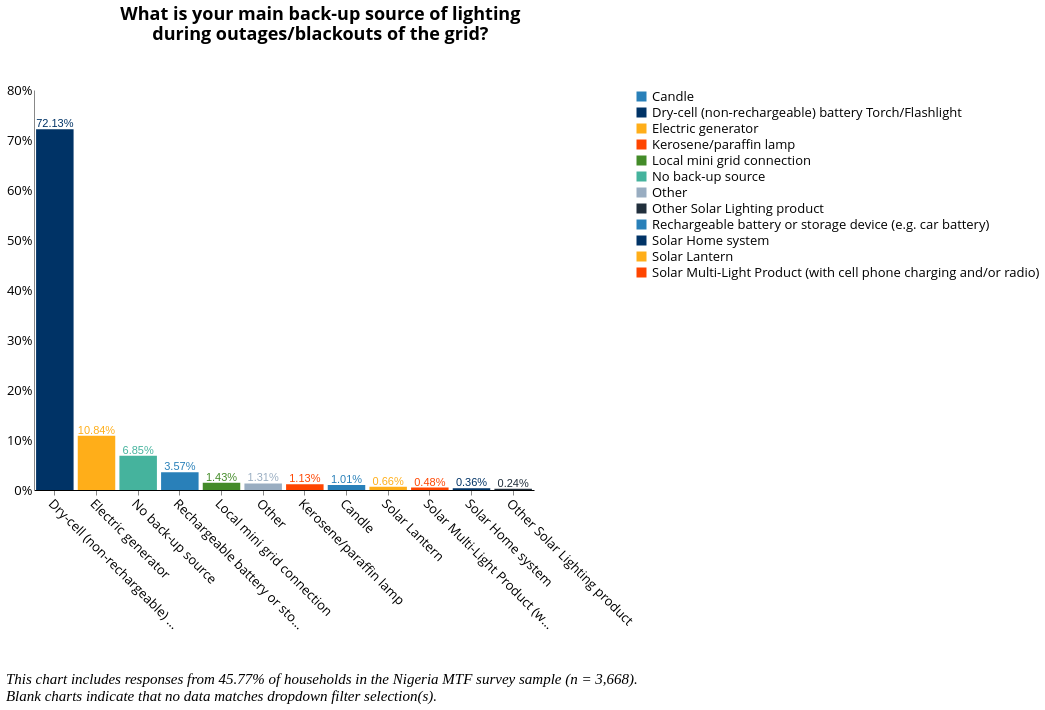

Vega-Lite specification stored for this chart:
### Vega-Lite specification from a JSON file in a GitHub repository (floating-point values rounded to 4 significant figures; data arrays with more than 128 entries replaced by an {"elided": "..."} marker saying what was removed)
{"width": 800, "height": 400, "config": {"title": {"fontSize": 18, "font": "Open Sans", "anchor": "center", "fontColor": "#000000"}, "axisX": {"domain": true, "domainColor": "#000000", "grid": false, "labelFont": "Open Sans", "labelFontSize": 13, "titleFont": "Open Sans", "titleFontSize": 13, "titleFontWeight": "normal", "title": "X Axis Title (units)", "labelAngle": 45}, "axisY": {"domain": true, "grid": false, "gridColor": "#DEDDDD", "gridWidth": 1, "labelFont": "Open Sans", "labelFontSize": 13, "labelAngle": 0, "ticks": false, "titleFont": "Open Sans", "titleFontSize": 13, "titleFontWeight": "normal", "titlePadding": 10, "title": "Y Axis Title (units)"}, "range": {"category": ["#2980B9", "#003366", "#FFAE19", "#FF4500", "#438B28", "#45B39D", "#99ADC1", "#212F3C"]}, "legend": {"labelFont": "Open Sans", "labelFontSize": 13, "symbolType": "square", "symbolSize": 100, "titleFont": "Open Sans", "titleFontSize": 13, "titleFontWeight": "normal", "title": "Legend", "orient": "right", "offset": 0, "labelLimit": 0}, "tooltip": {"font": "Open Sans"}, "view": {"stroke": "transparent", "text": {"font": "Open Sans", "color": ["#2980B9", "#003366", "#FFAE19", "#FF4500", "#438B28", "#45B39D", "#99ADC1", "#212F3C"], "fontSize": 13, "align": "right", "fontWeight": 400, "size": 13}, "bar": {"size": 40, "binSpacing": 1, "continuousBandSize": 30, "discreteBandSize": 30, "stroke": false}}}, "concat": [{"layer": [{"mark": "bar", "encoding": {"color": {"field": "c_33", "type": "nominal"}, "tooltip": {"field": "c_33", "type": "nominal"}, "x": {"axis": {"title": " "}, "field": "c_33", "sort": {"field": "c_33", "op": "count", "order": "descending"}, "type": "nominal"}, "y": {"aggregate": "sum", "axis": {"format": "%", "title": ""}, "field": "pct", "type": "quantitative"}}, "height": 400, "selection": {"selector028": {"type": "single", "fields": ["i19a"], "bind": {"input": "select", "options": [null, "Wood purchased", "Wood collected", "Crop Residue/Plant Biomass", "Kerosene", "Charcoal", "LPG/cooking gas", "Electric", "Charcoal Briquettes", "Garbage", "Piped Natural Gas", "Coal Briquette", "Biomass Briquette", "Other, specify", "Coal/lignite"], "labels": ["All Responses", "Wood purchased", "Wood collected", "Crop Residue/Plant Biomass", "Kerosene", "Charcoal", "LPG/cooking gas", "Electric", "Charcoal Briquettes", "Garbage", "Piped Natural Gas", "Coal Briquette", "Biomass Briquette", "Other", "Coal/lignite"], "name": "Primary Source of Cooking Fuel  "}}, "selector027": {"type": "single", "fields": ["primary_stove"], "bind": {"input": "select", "options": [null, "3-Stone/Open Fire Stove", "Koresone Stove", "Missing Data", "Manufactured Stove Traditional", "LPG/Natural Gas Stove", "Electric Stove"], "labels": ["All Responses", "3-Stone/Open Fire Stove", "Kerosene Stove", "Primary Stove Not Listed", "Manufactured Stove Traditional", "LPG/Natural Gas Stove", "Electric Stove"], "name": "Primary Stove  "}}, "selector025": {"type": "single", "fields": ["locality"], "bind": {"input": "select", "options": [null, 0, 1], "labels": ["National", "Urban", "Rural"], "name": "Locality Breakdown  "}}, "selector026": {"type": "single", "fields": ["elc_aggr_tier"], "bind": {"input": "select", "options": [null, "Tier 0", "Tier 1", "Tier 2", "Tier 3", "Tier 4", "Tier 5"], "labels": ["All Tiers", "Tier 0", "Tier 1", "Tier 2", "Tier 3", "Tier 4", "Tier 5"], "name": "Electricity Tier  "}}}, "title": {"text": ["What is your main back-up source of lighting", "during outages/blackouts of the grid?"], "color": "black", "subtitleColor": "black", "offset": 40}, "transform": [{"joinaggregate": [{"op": "count", "field": "*", "as": "total"}]}, {"calculate": "1 / datum.total", "as": "pct"}], "width": 500}, {"mark": {"type": "text", "align": "center", "baseline": "bottom"}, "encoding": {"color": {"field": "c_33", "type": "nominal"}, "text": {"aggregate": "sum", "field": "pct", "format": ".2%", "type": "quantitative"}, "tooltip": {"field": "c_33", "type": "nominal"}, "x": {"axis": {"title": " "}, "field": "c_33", "sort": {"field": "c_33", "op": "count", "order": "descending"}, "type": "nominal"}, "y": {"aggregate": "sum", "axis": {"format": "%", "title": ""}, "field": "pct", "type": "quantitative"}}, "height": 400, "title": {"text": ["What is your main back-up source of lighting", "during outages/blackouts of the grid?"], "color": "black", "subtitleColor": "black", "offset": 40}, "transform": [{"joinaggregate": [{"op": "count", "field": "*", "as": "total"}]}, {"calculate": "1 / datum.total", "as": "pct"}], "width": 500}], "transform": [{"filter": {"selection": "selector028"}}, {"filter": {"selection": "selector027"}}, {"filter": {"selection": "selector025"}}, {"filter": {"selection": "selector026"}}]}], "data": {"name": "data-e2f016cd5da2bcee145914ac44d8dc73"}, "title": {"text": ["", "", "This chart includes responses from 45.77% of households in the Nigeria MTF survey sample (n = 3,668).", "Blank charts indicate that no data matches dropdown filter selection(s)."], "anchor": "start", "baseline": "bottom", "font": "Times New Roman", "fontSize": 15, "fontStyle": "italic", "fontWeight": "normal", "orient": "bottom"}, "$schema": "https://vega.github.io/schema/vega-lite/v4.17.0.json", "datasets": {"data-e2f016cd5da2bcee145914ac44d8dc73": {"elided": "1679 records"}}}
